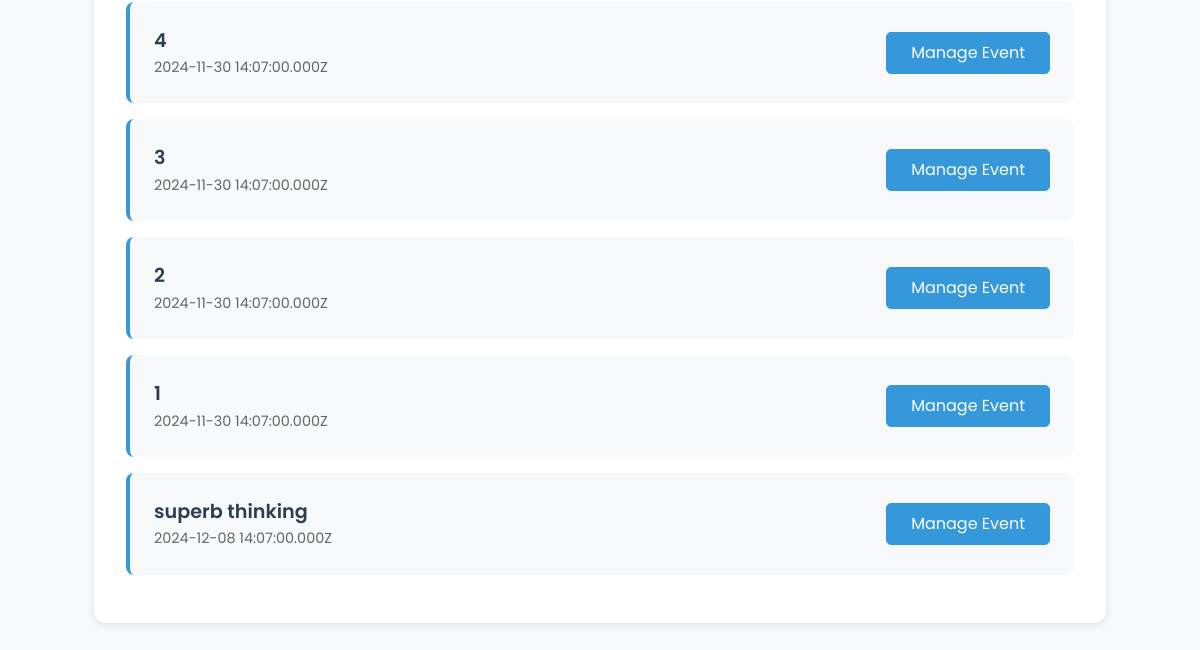
The page /admin (signed in, lower part) on the database as committed earlier.
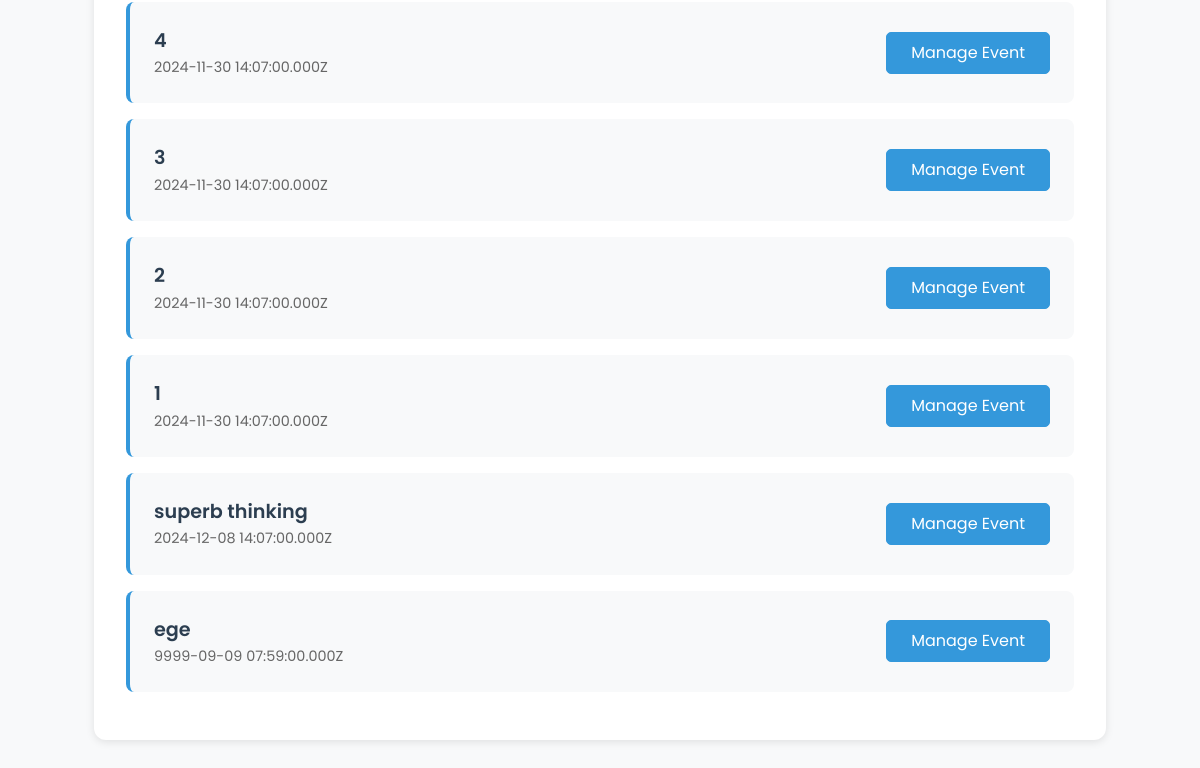
The same page on the database as committed later.
### tables this page shows
CREATE TABLE `events` (`created` TEXT DEFAULT (strftime('%Y-%m-%d %H:%M:%fZ')) NOT NULL, `desc` TEXT DEFAULT '' NOT NULL, `event_date` TEXT DEFAULT '' NOT NULL, `id` TEXT PRIMARY KEY DEFAULT ('r'||lower(hex(randomblob(7)))) NOT NULL, `location` TEXT DEFAULT '' NOT NULL, `max_participants` NUMERIC DEFAULT 0 NOT NULL, `title` TEXT DEFAULT '' NOT NULL, `updated` TEXT DEFAULT (strftime('%Y-%m-%d %H:%M:%fZ')) NOT NULL, "participants" NUMERIC DEFAULT 0 NOT NULL);

### main.py (the view, shortened to what this page needs)
@app.route('/admin', methods=['GET', 'POST'])
def admin():
    if not is_logged_in():
        flash('Access denied.', 'danger')
        return redirect(url_for('login'))
    if not is_admin():
        flash('Access denied.', 'danger')
        return redirect(url_for('home'))
    conn = get_db_connection()
    cursor = conn.cursor()
    cursor.execute('SELECT * FROM users')
    users = cursor.fetchall()
    cursor.execute('SELECT * FROM events')
    events = cursor.fetchall()
    close_db_connection(conn)
    return render_template('admin.html', users=users, events=events, is_logged_in=is_logged_in, is_admin=is_admin)

### main.py (called while the page is built)
def is_logged_in():
    return 'user_id' in session

def is_admin():
    if not is_logged_in():
        pass
    else:
        conn = get_db_connection()
        cursor = conn.cursor()
        cursor.execute('SELECT * FROM users WHERE email = ?', (session['email'],))
        user = cursor.fetchone()
        close_db_connection(conn)
        return user['admin']

def get_db_connection():
    conn = sqlite3.connect(r'pb_data\data.db')
    conn.row_factory = sqlite3.Row
    return conn

def close_db_connection(conn):
    conn.close()

### templates/admin.html (shortened to what this page needs)
{% extends 'base.html' %}
{% block content %}
<div class="admin-dashboard">
    <div class="admin-card">
        <ul class="events-list">
            {% for event in events %}
                <li class="event-item">
                    <div class="event-info">
                        <div class="event-title">{{ event['title'] }}</div>
                        <div class="event-date">{{ event['event_date'] }}</div>
                    </div>
                    <form method="POST" action="{{ url_for('manage_event', event_id=event['id']) }}">
                        <button class="btn btn-primary">Manage Event</button>
                    </form>
                </li>
            {% endfor %}
        </ul>
    </div>
</div>
{% endblock %}

Rows that differ between the two databases and show on the page:
added events: title "ege", event_date "9999-09-09 07:59:00.000Z"
